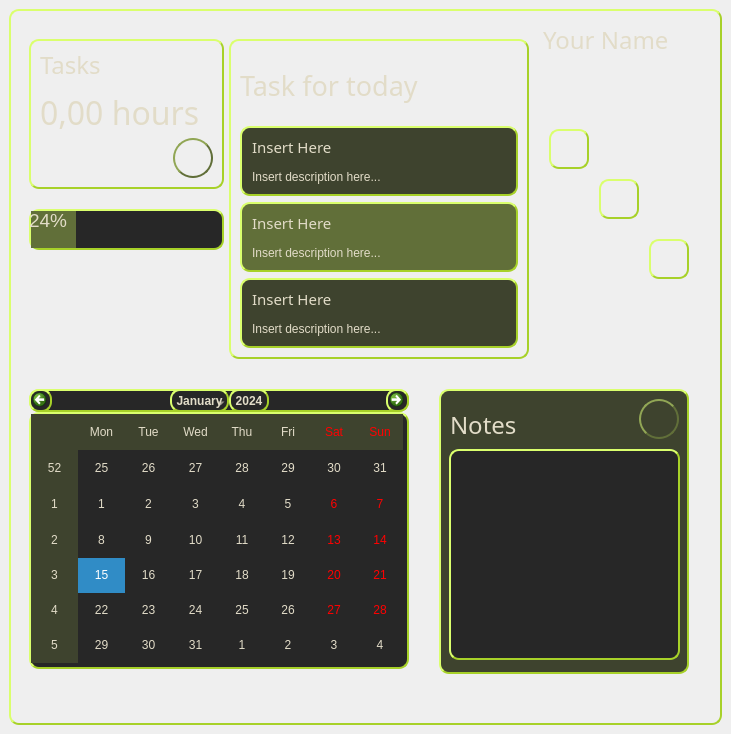
     <widget class="QWidget" name="mainDashboardContainer" native="true">
      <property name="enabled">
       <bool>true</bool>
      </property>
      <property name="maximumSize">
       <size>
        <width>800</width>
        <height>16777215</height>
       </size>
      </property>
      <property name="focusPolicy">
       <enum>Qt::FocusPolicy::ClickFocus</enum>
      </property>
      <widget class="QGroupBox" name="mainDashboardSubContainer">
       <property name="enabled">
        <bool>true</bool>
       </property>
       <property name="geometry">
        <rect>
         <x>9</x>
         <y>9</y>
         <width>713</width>
         <height>716</height>
        </rect>
       </property>
       <property name="focusPolicy">
        <enum>Qt::FocusPolicy::ClickFocus</enum>
       </property>
       <property name="styleSheet">
        <string notr="true">color: rgb(226, 220, 200);
border-color: rgb(167, 209, 41);
border-width: 2px;
border-radius: 10px;
border-style: outset;</string>
       </property>
       <widget class="QFrame" name="frame_4">
        <property name="geometry">
         <rect>
          <x>20</x>
          <y>30</y>
          <width>195</width>
          <height>150</height>
         </rect>
        </property>
        <property name="minimumSize">
         <size>
          <width>195</width>
          <height>150</height>
         </size>
        </property>
        <property name="maximumSize">
         <size>
          <width>195</width>
          <height>150</height>
         </size>
        </property>
        <property name="frameShape">
         <enum>QFrame::Shape::StyledPanel</enum>
        </property>
        <property name="frameShadow">
         <enum>QFrame::Shadow::Raised</enum>
        </property>
        <widget class="QLabel" name="label_3">
         <property name="geometry">
          <rect>
           <x>11</x>
           <y>11</y>
           <width>64</width>
           <height>29</height>
          </rect>
         </property>
         <property name="font">
          <font>
           <family>Panton-Trial</family>
           <pointsize>18</pointsize>
          </font>
         </property>
         <property name="styleSheet">
          <string notr="true">border-color: rgb(39, 39, 39);
border-width: 0px;</string>
         </property>
         <property name="text">
          <string>Tasks</string>
         </property>
        </widget>
        <widget class="QLabel" name="label_2">
         <property name="geometry">
          <rect>
           <x>11</x>
           <y>53</y>
           <width>171</width>
           <height>40</height>
          </rect>
         </property>
         <property name="font">
          <font>
           <family>Panton-Trial Black</family>
           <pointsize>24</pointsize>
          </font>
         </property>
         <property name="styleSheet">
          <string notr="true">border-color: rgb(39, 39, 39);
border-width: 0px;</string>
         </property>
         <property name="text">
          <string>0,00 hours</string>
         </property>
        </widget>
        <widget class="QPushButton" name="pushButton_5">
         <property name="geometry">
          <rect>
           <x>144</x>
           <y>99</y>
           <width>40</width>
           <height>40</height>
          </rect>
         </property>
         <property name="minimumSize">
          <size>
           <width>40</width>
           <height>40</height>
          </size>
         </property>
         <property name="maximumSize">
          <size>
           <width>40</width>
           <height>40</height>
          </size>
         </property>
         <property name="styleSheet">
          <string notr="true">	color: #333;
    border: 2px solid #616F39;
    border-radius: 20px;
    border-style: outset;</string>
         </property>
         <property name="text">
          <string/>
         </property>
         <property name="icon">
          <iconset resource="Resources.qrc">
           <normaloff>:/Icons/Resources/play-circle.svg</normaloff>:/Icons/Resources/play-circle.svg</iconset>
         </property>
         <property name="iconSize">
          <size>
           <width>25</width>
           <height>25</height>
          </size>
         </property>
        </widget>
       </widget>
       <widget class="QCalendarWidget" name="calendarWidget">
        <property name="geometry">
         <rect>
          <x>20</x>
          <y>380</y>
          <width>380</width>
          <height>280</height>
         </rect>
        </property>
        <property name="minimumSize">
         <size>
          <width>380</width>
          <height>280</height>
         </size>
        </property>
        <property name="maximumSize">
         <size>
          <width>380</width>
          <height>280</height>
         </size>
        </property>
        <property name="cursor">
         <cursorShape>CrossCursor</cursorShape>
        </property>
        <property name="styleSheet">
         <string notr="true">#calendarWidget QWidget{
	alternate-background-color: #3E432E;
	background-color: rgb(39,39,39);
}
</string>
        </property>
       </widget>
       <widget class="QFrame" name="frame_5">
        <property name="geometry">
         <rect>
          <x>220</x>
          <y>30</y>
          <width>300</width>
          <height>320</height>
         </rect>
        </property>
        <property name="minimumSize">
         <size>
          <width>300</width>
          <height>320</height>
         </size>
        </property>
        <property name="maximumSize">
         <size>
          <width>300</width>
          <height>320</height>
         </size>
        </property>
        <property name="frameShape">
         <enum>QFrame::Shape::StyledPanel</enum>
        </property>
        <property name="frameShadow">
         <enum>QFrame::Shadow::Raised</enum>
        </property>
        <layout class="QVBoxLayout" name="verticalLayout_6">
         <item>
          <widget class="QLabel" name="label_4">
           <property name="font">
            <font>
             <family>Panton-Trial</family>
             <pointsize>20</pointsize>
            </font>
           </property>
           <property name="styleSheet">
            <string notr="true">border-color: rgb(39, 39, 39);
border-width: 0px;</string>
           </property>
           <property name="text">
            <string>Task for today</string>
           </property>
          </widget>
         </item>
         <item>
          <widget class="QFrame" name="frame_6">
           <property name="styleSheet">
            <string notr="true">background-color: #3E432E;</string>
           </property>
           <property name="frameShape">
            <enum>QFrame::Shape::StyledPanel</enum>
           </property>
           <property name="frameShadow">
            <enum>QFrame::Shadow::Raised</enum>
           </property>
           <widget class="QLineEdit" name="lineEdit">
            <property name="geometry">
             <rect>
              <x>10</x>
              <y>30</y>
              <width>261</width>
              <height>41</height>
             </rect>
            </property>
            <property name="styleSheet">
             <string notr="true">border-color: rgb(39, 39, 39);
border-width: 0px;
background: transparent;</string>
            </property>
            <property name="text">
             <string>Insert description here...</string>
            </property>
           </widget>
           <widget class="QLineEdit" name="lineEdit_2">
            <property name="geometry">
             <rect>
              <x>10</x>
              <y>10</y>
              <width>113</width>
              <height>22</height>
             </rect>
            </property>
            <property name="font">
             <font>
              <family>Panton-Trial</family>
              <pointsize>11</pointsize>
             </font>
            </property>
            <property name="styleSheet">
             <string notr="true">border-color: rgb(39, 39, 39);
border-width: 0px;
background: transparent;</string>
            </property>
            <property name="text">
             <string>Insert Here</string>
            </property>
           </widget>
          </widget>
         </item>
         <item>
          <widget class="QFrame" name="frame_7">
           <property name="styleSheet">
            <string notr="true">background-color: #616F39;</string>
           </property>
           <property name="frameShape">
            <enum>QFrame::Shape::StyledPanel</enum>
           </property>
           <property name="frameShadow">
            <enum>QFrame::Shadow::Raised</enum>
           </property>
           <widget class="QLineEdit" name="lineEdit_3">
            <property name="geometry">
             <rect>
              <x>10</x>
              <y>30</y>
              <width>261</width>
              <height>41</height>
             </rect>
            </property>
            <property name="styleSheet">
             <string notr="true">border-color: rgb(39, 39, 39);
border-width: 0px;
background: transparent;</string>
            </property>
            <property name="text">
             <string>Insert description here...</string>
            </property>
           </widget>
           <widget class="QLineEdit" name="lineEdit_4">
            <property name="geometry">
             <rect>
              <x>10</x>
              <y>10</y>
              <width>113</width>
              <height>22</height>
             </rect>
            </property>
            <property name="font">
             <font>
              <family>Panton-Trial</family>
              <pointsize>11</pointsize>
             </font>
            </property>
            <property name="styleSheet">
             <string notr="true">border-color: rgb(39, 39, 39);
border-width: 0px;
background: transparent;</string>
            </property>
            <property name="text">
             <string>Insert Here</string>
            </property>
           </widget>
          </widget>
         </item>
         <item>
          <widget class="QFrame" name="frame_8">
           <property name="styleSheet">
            <string notr="true">background-color: #3E432E;</string>
           </property>
           <property name="frameShape">
            <enum>QFrame::Shape::StyledPanel</enum>
           </property>
           <property name="frameShadow">
            <enum>QFrame::Shadow::Raised</enum>
           </property>
           <widget class="QLineEdit" name="lineEdit_5">
            <property name="geometry">
             <rect>
              <x>10</x>
              <y>30</y>
              <width>261</width>
              <height>41</height>
             </rect>
            </property>
            <property name="styleSheet">
             <string notr="true">border-color: rgb(39, 39, 39);
border-width: 0px;
background: transparent;</string>
            </property>
            <property name="text">
             <string>Insert description here...</string>
            </property>
           </widget>
           <widget class="QLineEdit" name="lineEdit_6">
            <property name="geometry">
             <rect>
              <x>10</x>
              <y>10</y>
              <width>113</width>
              <height>22</height>
             </rect>
            </property>
            <property name="font">
             <font>
              <family>Panton-Trial</family>
              <pointsize>11</pointsize>
             </font>
            </property>
            <property name="styleSheet">
             <string notr="true">border-color: rgb(39, 39, 39);
border-width: 0px;
background: transparent;</string>
            </property>
            <property name="text">
             <string>Insert Here</string>
            </property>
           </widget>
          </widget>
         </item>
        </layout>
       </widget>
       <widget class="QFrame" name="frame_9">
        <property name="geometry">
         <rect>
          <x>430</x>
          <y>380</y>
          <width>250</width>
          <height>285</height>
         </rect>
        </property>
        <property name="minimumSize">
         <size>
          <width>250</width>
          <height>285</height>
         </size>
        </property>
        <property name="maximumSize">
         <size>
          <width>250</width>
          <height>285</height>
         </size>
        </property>
        <property name="styleSheet">
         <string notr="true">background-color: #3E432E;</string>
        </property>
        <property name="frameShape">
         <enum>QFrame::Shape::StyledPanel</enum>
        </property>
        <property name="frameShadow">
         <enum>QFrame::Shadow::Raised</enum>
        </property>
        <widget class="QPushButton" name="pushButton_8">
         <property name="geometry">
          <rect>
           <x>200</x>
           <y>10</y>
           <width>40</width>
           <height>40</height>
          </rect>
         </property>
         <property name="minimumSize">
          <size>
           <width>40</width>
           <height>40</height>
          </size>
         </property>
         <property name="maximumSize">
          <size>
           <width>40</width>
           <height>40</height>
          </size>
         </property>
         <property name="styleSheet">
          <string notr="true">	color: #333;
    border: 2px solid #616F39;
    border-radius: 20px;
    border-style: outset;</string>
         </property>
         <property name="text">
          <string/>
         </property>
         <property name="icon">
          <iconset resource="Resources.qrc">
           <normaloff>:/Icons/Resources/save.svg</normaloff>:/Icons/Resources/save.svg</iconset>
         </property>
         <property name="iconSize">
          <size>
           <width>28</width>
           <height>28</height>
          </size>
         </property>
        </widget>
        <widget class="QLabel" name="label_11">
         <property name="geometry">
          <rect>
           <x>11</x>
           <y>21</y>
           <width>80</width>
           <height>30</height>
          </rect>
         </property>
         <property name="minimumSize">
          <size>
           <width>80</width>
           <height>30</height>
          </size>
         </property>
         <property name="maximumSize">
          <size>
           <width>80</width>
           <height>30</height>
          </size>
         </property>
         <property name="font">
          <font>
           <family>Panton-Trial</family>
           <pointsize>18</pointsize>
          </font>
         </property>
         <property name="styleSheet">
          <string notr="true">border-color: rgb(39, 39, 39);
border-width: 0px;</string>
         </property>
         <property name="text">
          <string>Notes</string>
         </property>
        </widget>
        <widget class="QTextEdit" name="textEdit">
         <property name="geometry">
          <rect>
           <x>10</x>
           <y>60</y>
           <width>231</width>
           <height>211</height>
          </rect>
         </property>
         <property name="font">
          <font>
           <family>Panton-Trial</family>
          </font>
         </property>
         <property name="styleSheet">
          <string notr="true">color: rgb(226, 220, 200);
background-color: rgb(39, 39, 39);</string>
         </property>
        </widget>
       </widget>
       <widget class="QPlainTextEdit" name="plainTextEdit">
        <property name="geometry">
         <rect>
          <x>530</x>
          <y>10</y>
          <width>171</width>
          <height>101</height>
         </rect>
        </property>
        <property name="font">
         <font>
          <family>Panton-Trial ExtraBold</family>
          <pointsize>18</pointsize>
         </font>
        </property>
        <property name="cursor" stdset="0">
         <cursorShape>IBeamCursor</cursorShape>
        </property>
        <property name="styleSheet">
         <string notr="true">border-color: rgb(39, 39, 39);
border-width: 0px;
background: transparent;</string>
        </property>
        <property name="plainText">
         <string>Your Name</string>
        </property>
       </widget>
       <widget class="QPushButton" name="pushButton_9">
        <property name="enabled">
         <bool>true</bool>
        </property>
        <property name="geometry">
         <rect>
          <x>540</x>
          <y>120</y>
          <width>40</width>
          <height>40</height>
         </rect>
        </property>
        <property name="minimumSize">
         <size>
          <width>40</width>
          <height>40</height>
         </size>
        </property>
        <property name="maximumSize">
         <size>
          <width>40</width>
          <height>40</height>
         </size>
        </property>
        <property name="focusPolicy">
         <enum>Qt::FocusPolicy::ClickFocus</enum>
        </property>
        <property name="styleSheet">
         <string notr="true"/>
        </property>
        <property name="text">
         <string/>
        </property>
        <property name="icon">
         <iconset resource="Resources.qrc">
          <normaloff>:/Icons/Resources/github.svg</normaloff>:/Icons/Resources/github.svg</iconset>
        </property>
        <property name="iconSize">
         <size>
          <width>30</width>
          <height>30</height>
         </size>
        </property>
        <property name="checkable">
         <bool>false</bool>
        </property>
        <property name="default">
         <bool>false</bool>
        </property>
       </widget>
       <widget class="QPushButton" name="pushButton_10">
        <property name="geometry">
         <rect>
          <x>590</x>
          <y>170</y>
          <width>40</width>
          <height>40</height>
         </rect>
        </property>
        <property name="minimumSize">
         <size>
          <width>40</width>
          <height>40</height>
         </size>
        </property>
        <property name="maximumSize">
         <size>
          <width>40</width>
          <height>40</height>
         </size>
        </property>
        <property name="text">
         <string/>
        </property>
        <property name="icon">
         <iconset resource="Resources.qrc">
          <normaloff>:/Icons/Resources/linkedin.svg</normaloff>:/Icons/Resources/linkedin.svg</iconset>
        </property>
        <property name="iconSize">
         <size>
          <width>30</width>
          <height>30</height>
         </size>
        </property>
       </widget>
       <widget class="QPushButton" name="pushButton_11">
        <property name="geometry">
         <rect>
          <x>640</x>
          <y>230</y>
          <width>40</width>
          <height>40</height>
         </rect>
        </property>
        <property name="minimumSize">
         <size>
          <width>40</width>
          <height>40</height>
         </size>
        </property>
        <property name="maximumSize">
         <size>
          <width>40</width>
          <height>40</height>
         </size>
        </property>
        <property name="text">
         <string/>
        </property>
        <property name="icon">
         <iconset resource="Resources.qrc">
          <normaloff>:/Icons/Resources/instagram.svg</normaloff>:/Icons/Resources/instagram.svg</iconset>
        </property>
        <property name="iconSize">
         <size>
          <width>30</width>
          <height>30</height>
         </size>
        </property>
       </widget>
       <widget class="QProgressBar" name="progressBar">
        <property name="enabled">
         <bool>true</bool>
        </property>
        <property name="geometry">
         <rect>
          <x>20</x>
          <y>200</y>
          <width>195</width>
          <height>41</height>
         </rect>
        </property>
        <property name="minimumSize">
         <size>
          <width>195</width>
          <height>41</height>
         </size>
        </property>
        <property name="maximumSize">
         <size>
          <width>195</width>
          <height>41</height>
         </size>
        </property>
        <property name="font">
         <font>
          <family>Segoe UI</family>
          <pointsize>14</pointsize>
         </font>
        </property>
        <property name="layoutDirection">
         <enum>Qt::LayoutDirection::LeftToRight</enum>
        </property>
        <property name="autoFillBackground">
         <bool>false</bool>
        </property>
        <property name="styleSheet">
         <string notr="true">QProgressBar::Chunk{
	background-color: #616F39;
}

QProgressBar{
	background-color: rgb(39,39,39);
}</string>
        </property>
        <property name="value">
         <number>24</number>
        </property>
       </widget>
       <zorder>frame_4</zorder>
       <zorder>calendarWidget</zorder>
       <zorder>frame_5</zorder>
       <zorder>frame_9</zorder>
       <zorder>plainTextEdit</zorder>
       <zorder>progressBar</zorder>
       <zorder>pushButton_10</zorder>
       <zorder>pushButton_11</zorder>
       <zorder>pushButton_9</zorder>
      </widget>
     </widget>
